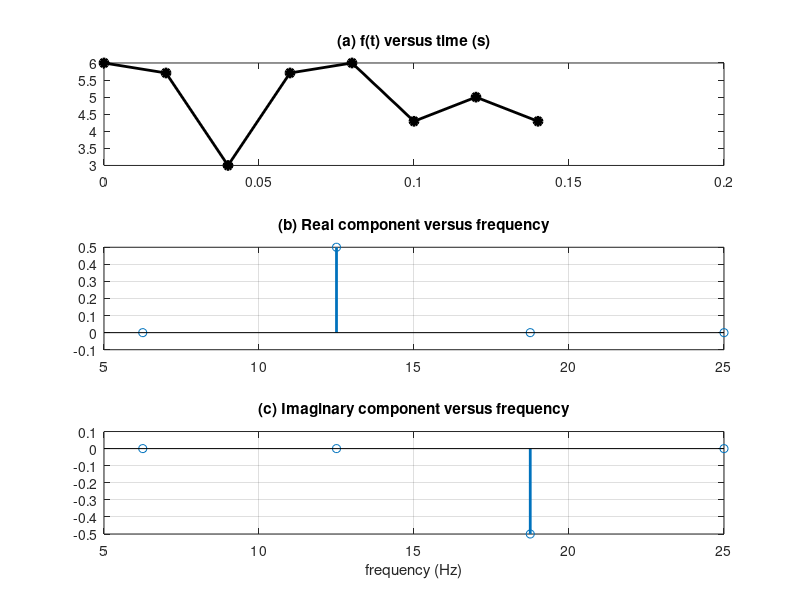
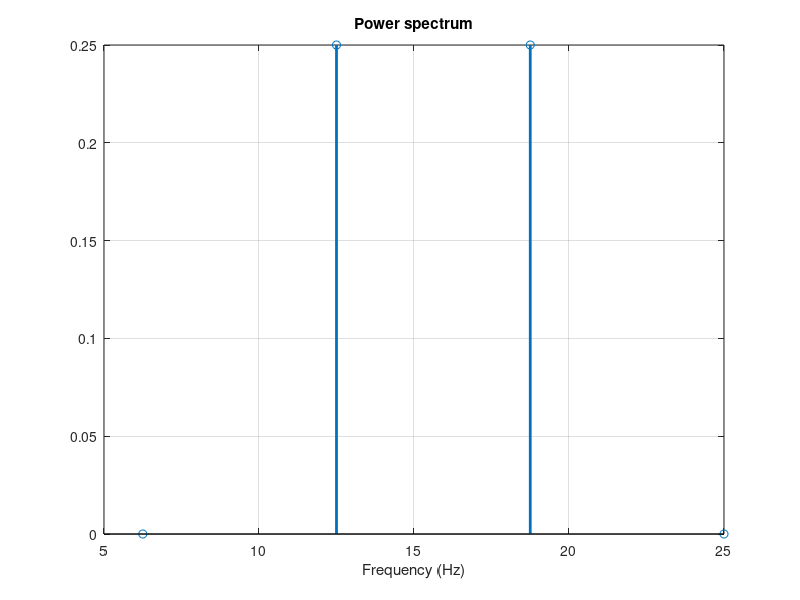

The MATLAB source for these figures, in order:
% TOPIC: fourier
% TITLE: DFT of f(t) = 5 + cos(2 pi 12.5 t) + sin(2 pi 18.75 t): signal, real and imaginary parts, power spectrum
% SOURCE: CE206 slides 07 pages 12-16
% KEYWORDS: fft, dft, sinusoid, 8 equispaced points, real component, imaginary component, stem, subplot, power spectrum, frequency, 2pi(12.5)t
% PROBLEM:
% Apply fft to determine the DFT of f(t) = 5 + cos(2pi(12.5)t) + sin(2pi(18.75)t). Generate 8 equispaced
% points with dt = 0.02 s. Plot (a) f(t) versus time, (b) the real component and (c) the imaginary component
% of the DFT versus frequency, and plot the power spectrum.
% CHECK: abs(Yall(1) - 5) < 1e-12 && abs(real(Yall(3)) - 0.5) < 1e-12 && abs(abs(Yall(4)) - 0.5) < 1e-12
% CHECK: numel(f) == 4 && abs(f(end) - 25) < 1e-12
% CODE:
n = 8; dt = 0.02; fs = 1/dt;
t = (0:n-1)*dt;
y = 5 + cos(2*pi*12.5*t) + sin(2*pi*18.75*t);
Yall = fft(y)/n;
fprintf('Y = fft(y)/n: %s\n', mat2str(round(Yall*1e4)/1e4));
figure(1);
subplot(3,1,1); plot(t, y, '-ok', 'LineWidth', 2, 'MarkerFaceColor', 'k'); title('(a) f(t) versus time (s)');
nyquist = fs/2; fmin = 1/(n*dt);
f = linspace(fmin, nyquist, n/2);
Y = Yall; Y(1) = [];                       % remove the mean (first value)
YP = Y(1:n/2);
subplot(3,1,2); stem(f, real(YP), 'LineWidth', 2); grid on; title('(b) Real component versus frequency');
subplot(3,1,3); stem(f, imag(YP), 'LineWidth', 2); grid on; title('(c) Imaginary component versus frequency');
xlabel('frequency (Hz)');
Pyy = abs(YP).^2;
figure(2); stem(f, Pyy, 'LineWidth', 2); title('Power spectrum'); xlabel('Frequency (Hz)'); grid on;
fprintf('%10s %10s %10s %10s\n', 'f (Hz)', 'real', 'imag', 'power');
fprintf('%10.2f %10.4f %10.4f %10.4f\n', [f; real(YP); imag(YP); Pyy]);
fprintf('Mean = %.1f; the 12.5 Hz cosine shows in the real part, the 18.75 Hz sine in the imaginary part.\n', real(Yall(1)));
